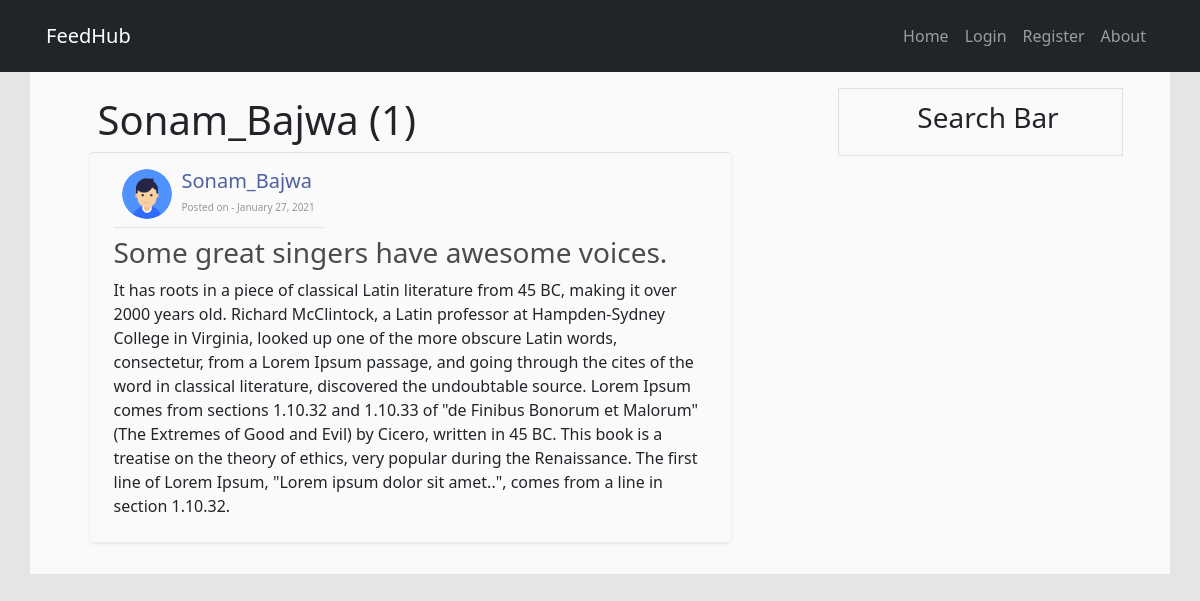
The app's page /post/Sonam_Bajwa/ with its own data.
### feedhub/models.py (models this page shows, shortened)
class Post(models.Model):
    title = models.CharField(max_length=100)
    content = models.TextField()
    date_posted = models.DateTimeField(default=timezone.now)
    author = models.ForeignKey(User, on_delete=models.CASCADE)

### users/models.py (models this page shows, shortened)
class Profile(models.Model):
    user = models.OneToOneField(User, on_delete=models.CASCADE)
    image = models.ImageField(default='default.jpg', upload_to='profile_pics')

### feedhub/views.py (the view)
# urls.py: path('post/<str:username>/', UserPostListView.as_view(), name='user-posts'),
class UserPostListView(ListView):
	model = Post
	template_name = 'feedhub/user_post.html'
	context_object_name = 'feed'
	paginate_by = 6
	def get_queryset(self):
		user = get_object_or_404(User, username=self.kwargs.get('username'))
		return Post.objects.filter(author=user)

### feedhub/templates/feedhub/user_post.html (shortened to what this page needs)
{% extends "feedhub/base.html" %}
{% block content %}
  <h1 class="m-2">{{view.kwargs.username}} ({{page_obj.paginator.count}})</h1>
	{% for post in feed %}
		<div class="container mb-3 py-2 _stpbx border-top rounded shadow-sm">
				<div class="d-inline-flex border-bottom mb-2 p-2">
					<img class="_usrlg" width="50px" height="50px" src="{{post.author.profile.image.url}}" alt="profile_pic">
					<div>
						<h2><a href="{% url 'feedhub:user-posts' post.author.username %}">{{ post.author }}</a></h2>
						<small>Posted on - {{ post.date_posted|date:"F j, Y"}}</small>
					</div>
				</div>
				<h3> <a href="{% url 'feedhub:feed-dtl' post.id %}">{{post.title}}</a> </h3>
				<p>{{ post.content }}</p>
		</div>
	{%endfor%}
{% endblock content %}

### feedhub/static/feedhub/main.css (style rules this page uses)
._stpbx h2 { font-size: 20px; margin: 0; }
._stpbx h2 a { text-decoration: none; color: rgba(60,80,150,0.9); }
._stpbx h3 a { text-decoration: none; color: rgba(0,0,0,0.7); }
._stpbx small { font-size: 10px; font-weight: normal; color: rgba(0,0,0,0.4); }
._usrlg { border-radius: 100%; margin-right: 10px; overflow: hidden; }

### records on screen
Post: author.profile.image (placeholder picture), author "Sonam_Bajwa", date_posted "January 27, 2021", title "Some great singers have awesome voices.", content "It has roots in a piece of classical Latin literature from 45 BC, making it over 2000 years old. Richard McClintock, a Latin professor at Hampden-Sydney College in Virginia, looked up one of the more obscure Latin words, consectetur, from a Lorem Ipsum passage, and going through the cites of the word in classical literature, discovered the undoubtable source. Lorem Ipsum comes from sections 1.10.32 and 1.10.33 of \"de Finibus Bonorum et Malorum\" (The Extremes of Good and Evil) by Cicero, written in 45 BC. This book is a treatise on the theory of ethics, very popular during the Renaissance. The first line of Lorem Ipsum, \"Lorem ipsum dolor sit amet..\", comes from a line in section 1.10.32."

### other values on screen
{{ view.kwargs.username }} "Sonam_Bajwa"
{{ page_obj.paginator.count }} "1"
